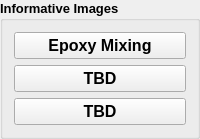
                 <widget class="QGroupBox" name="pictureLinks">
                  <property name="sizePolicy">
                   <sizepolicy hsizetype="Expanding" vsizetype="Expanding">
                    <horstretch>0</horstretch>
                    <verstretch>0</verstretch>
                   </sizepolicy>
                  </property>
                  <property name="font">
                   <font>
                    <pointsize>10</pointsize>
                    <weight>75</weight>
                    <bold>true</bold>
                   </font>
                  </property>
                  <property name="title">
                   <string>Informative Images</string>
                  </property>
                  <layout class="QGridLayout" name="gridLayout_59">
                   <item row="0" column="0">
                    <widget class="QPushButton" name="picfour1_2">
                     <property name="sizePolicy">
                      <sizepolicy hsizetype="Preferred" vsizetype="Maximum">
                       <horstretch>0</horstretch>
                       <verstretch>0</verstretch>
                      </sizepolicy>
                     </property>
                     <property name="font">
                      <font>
                       <pointsize>12</pointsize>
                      </font>
                     </property>
                     <property name="text">
                      <string>Epoxy Mixing</string>
                     </property>
                    </widget>
                   </item>
                   <item row="1" column="0">
                    <widget class="QPushButton" name="picfour2_2">
                     <property name="sizePolicy">
                      <sizepolicy hsizetype="Preferred" vsizetype="Maximum">
                       <horstretch>0</horstretch>
                       <verstretch>0</verstretch>
                      </sizepolicy>
                     </property>
                     <property name="font">
                      <font>
                       <pointsize>12</pointsize>
                      </font>
                     </property>
                     <property name="text">
                      <string>TBD</string>
                     </property>
                    </widget>
                   </item>
                   <item row="2" column="0">
                    <widget class="QPushButton" name="picfour3_2">
                     <property name="sizePolicy">
                      <sizepolicy hsizetype="Preferred" vsizetype="Maximum">
                       <horstretch>0</horstretch>
                       <verstretch>0</verstretch>
                      </sizepolicy>
                     </property>
                     <property name="font">
                      <font>
                       <pointsize>12</pointsize>
                      </font>
                     </property>
                     <property name="text">
                      <string>TBD</string>
                     </property>
                    </widget>
                   </item>
                  </layout>
                 </widget>
